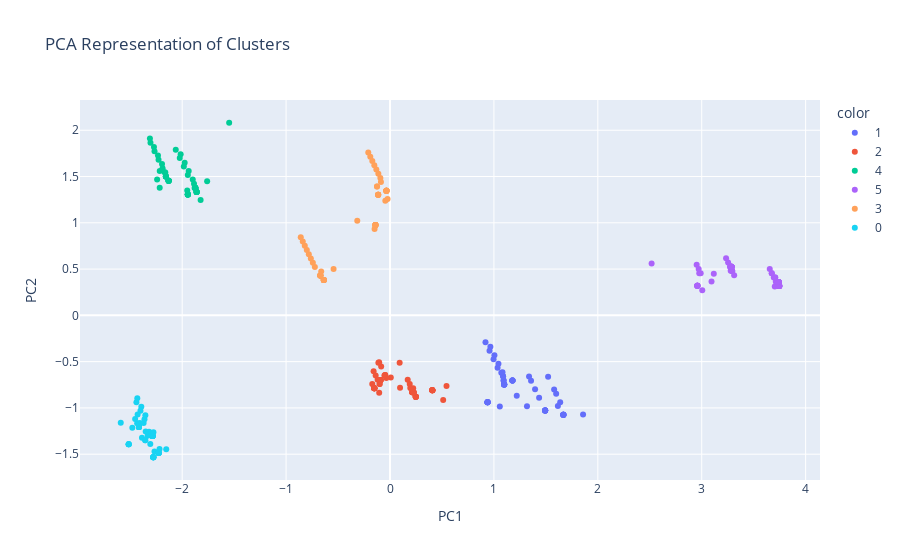

The notebook cell this image was saved under:
### Code cell
fig = px.scatter(
    x = X_pca["pca_1"],
    y = X_pca["pca_2"],
    color = df_num["cluster_labels"].astype(str),
    title = "PCA Representation of Clusters"
    )

fig.update_layout(xaxis_title ="PC1", yaxis_title="PC2")
fig.show()
